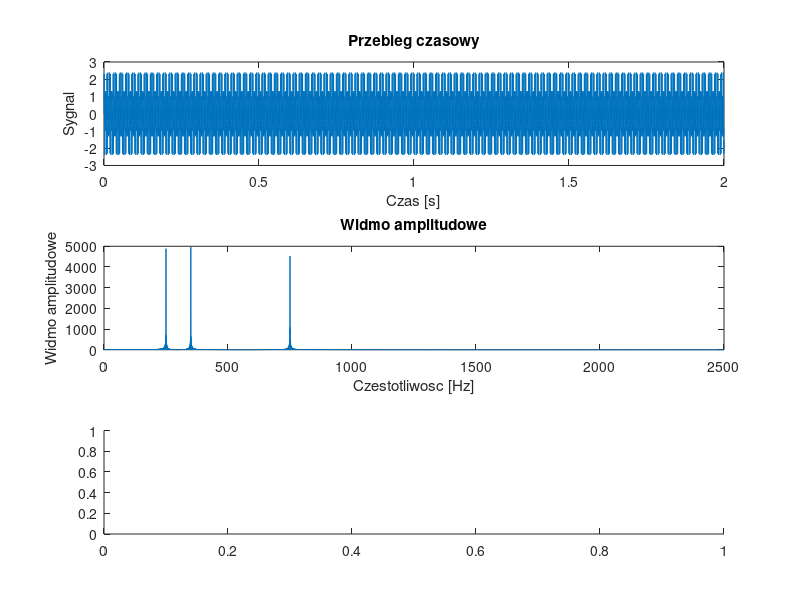

The MATLAB script that drew this image: (Note: this script raises an error after producing the figure.)
clear all;
close all;

% Przebieg czasowy

N = 10000;
fp = 5000;
t = 0:1/fp:(N-1)/fp;
x = sin(2*pi*250*t) + sin(2*pi*350*t) + sin(2*pi*750*t);
figure(1);
subplot(311);
plot(t,x);
title('Przebieg czasowy');
xlabel('Czas [s]');
ylabel('Sygnal');

% Widmo amplitudowe

Nf = 2^nextpow2(N);
N21 = Nf/2+1;
f = linspace(0,fp/2,N21);
v = fft(x,Nf);
w = abs(v);
subplot(312);
plot(f,w(1:N21));
title('Widmo amplitudowe');
xlabel('Czestotliwosc [Hz]');
ylabel('Widmo amplitudowe');

% Spektogram

subplot(313);
spectrogram(x,512,256,Nf,fp);
title('Spektogram');